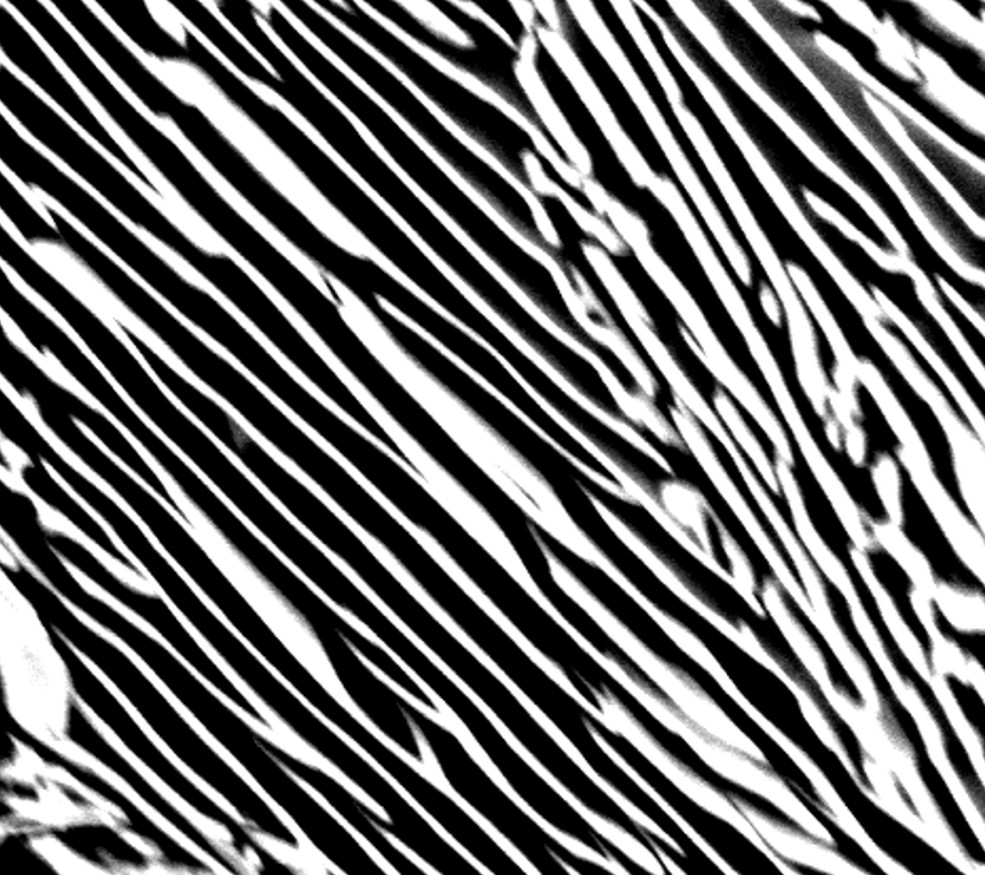
#> input picture test2pt.jpg, 985 x 875 px
$ jupyter execute --allow-errors 2pointstats.ipynb
#> lines starting #> are read from the running program, lines starting #| are printed output that depends on the picture
<a href="https://colab.research.google.com/github/bjoyita/Tutorials_mdxp/blob/main/2pointstats.ipynb" target="_parent"></a>

[cell 1]
import numpy as np
import matplotlib.pyplot as plt
#from skimage import io, color
#from skimage.filters import difference_of_gaussians, window
from scipy.fft import fftn, fftshift
#from skimage.segmentation import clear_border

[cell 2]
import numpy as np
import matplotlib.pyplot as plt
from sklearn.decomposition import PCA
from mpl_toolkits.mplot3d import Axes3D
from PIL import Image
from skimage import io, color
from skimage.color import rgb2gray

from sklearn.pipeline import Pipeline

from pymks import (
    generate_multiphase,
    plot_microstructures,
    PrimitiveTransformer,
    TwoPointCorrelation,
    FlattenTransformer
)

[cell 3]
Box = np.zeros((400,400))

# OPEN GRID
x, y = np.ogrid[:400, :400]

for i in range(0,420,50):
    for j in range(0,420,50):
        circles = (x-i)**2 + (y-j)**2 <= 10**2
        Box[circles] = 1.0


plt.imshow(Box, cmap ='gray')
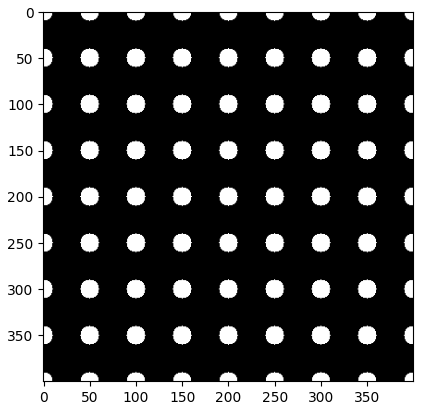
#> figure drawn by matplotlib, 1 panel

[cell 4]
Box_h=np.histogram(Box, bins=100)
Box_h

[cell 5]
plt.hist(Box.ravel(), bins=100)
plt.show()
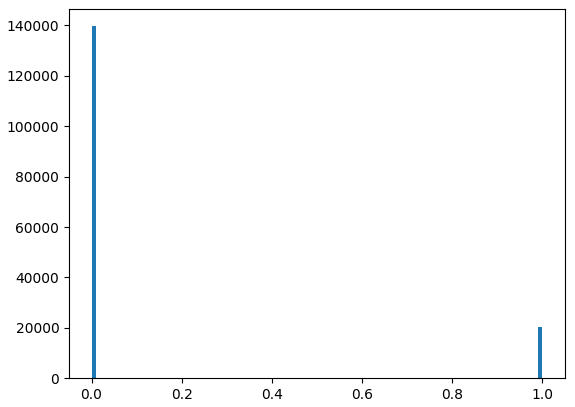
#> figure drawn by matplotlib, 1 panel; tallest bar 139712 high, from x = 8.67e-19 to 0.01

[cell 6]
Box.shape

[cell 7]
Box_a=np.expand_dims(Box, axis=0)

[cell 8]
Box_a.shape

#> (a cell that did not finish here is left out)

#> (a cell that did not finish here is left out)

#> (a cell that did not finish here is left out)

**AUTO CORRELATIONS**

#> (a cell that did not finish here is left out)

#> (a cell that did not finish here is left out)

#> (a cell that did not finish here is left out)

**First image: (0,0) vector correspomding to volume fraction  of first phase, matrix is ~ 90%.**
**Second image: (0,0) vector correspomding to volume fraction  of second phase, circles is ~ 10%.**

**CROSS CORRELATION**

#> (a cell that did not finish here is left out)

#> (a cell that did not finish here is left out)

**Checking volume fraction**

[cell 17]
Box

[cell 18]
# matrix is black (designated as 0.0)
#MATRIX PHASE
count_m = 0
xsize = Box.shape[0]
ysize = Box.shape[1]
print(xsize)
print(ysize)
for i in range(0,xsize):
  for j in range(0,ysize):
    if Box[i,j] == 0.0:
      count_m += 1
print(count_m)
count_m/(xsize*ysize)

**Matrix phase: 87%**

[cell 19]
# circle phase is white (designated as 1.0)

count_c = 0
xsize = Box.shape[0]
ysize = Box.shape[1]
print(xsize)
print(ysize)
for i in range(0,xsize):
  for j in range(0,ysize):
    if Box[i,j] == 1.0:
      count_c += 1
print(count_c)
count_c/(xsize*ysize)

**Circle phase is 13%**

**SEM-steel PEARLITE MICROSTRUCTURE**

[cell 20]
im_s=io.imread('test2pt.jpg')
#> im_s is the input picture: shape (875, 985, 3); min 0, max 255, mean 107

[cell 21]
plt.imshow(im_s)

[cell 22]
im_s

[cell 23]
im_s.shape
#> Out = (875, 985, 3)

[cell 24]
im_s_g=rgb2gray(im_s)

[cell 25]
im_s_g.shape
#> Out = (875, 985)

[cell 26]
im_s_g

[cell 27]
im_h=np.histogram(im_s_g, bins=100)
im_h

[cell 28]
plt.hist(im_s_g.ravel(), bins=100)
plt.show()
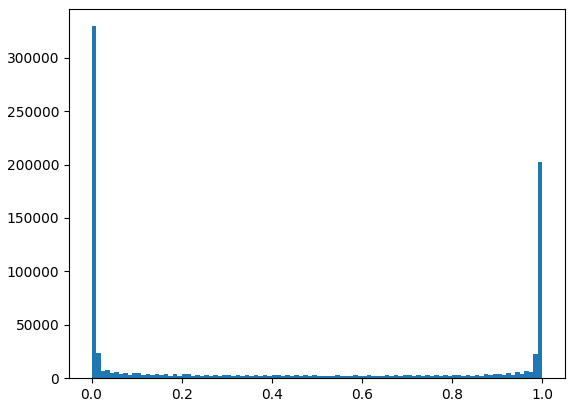
#> figure drawn by matplotlib, 1 panel; tallest bar 329542 high, from x = 8.67e-19 to 0.01

[cell 29]
im_s_g1=np.expand_dims(im_s_g, axis=0)

[cell 30]
im_s_g1.shape
#> Out = (1, 875, 985)
